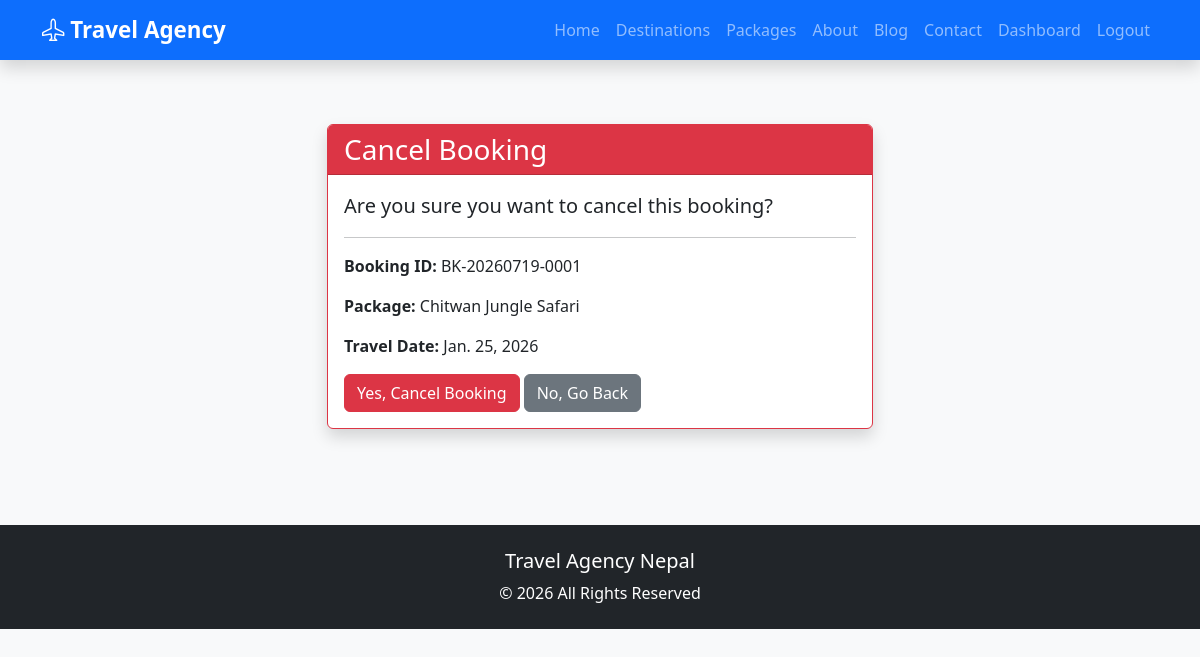
/bookings/cancel/BK-20260719-0001/ (signed in), run on the app's committed database.
### bookings/models.py (models this page shows, shortened)
class Booking(models.Model):
    BOOKING_STATUS = [
        ('Pending', 'Pending'),
        ('Confirmed', 'Confirmed'),
        ('Completed', 'Completed'),
        ('Cancelled', 'Cancelled'),
    ]
    PAYMENT_STATUS = [
        ('Pending', 'Pending'),
        ('Paid', 'Paid'),
        ('Refunded', 'Refunded'),
    ]
    user = models.ForeignKey(
        settings.AUTH_USER_MODEL,
        on_delete=models.CASCADE,
        related_name='bookings'
    )
    package = models.ForeignKey(
        TourPackage,
        on_delete=models.CASCADE,
        related_name='bookings'
    )
    booking_id = models.CharField(
        max_length=20,
        unique=True,
        blank=True
    )
    travel_date = models.DateField()
    travelers = models.PositiveIntegerField(default=1)
    contact_phone = models.CharField(max_length=20)
    emergency_contact = models.CharField(
        max_length=100,
        blank=True
    )
    special_requests = models.TextField(
        blank=True
    )
    total_price = models.DecimalField(
        max_digits=10,
        decimal_places=2,
        editable=False
    )
    booking_status = models.CharField(
        max_length=20,
        choices=BOOKING_STATUS,
        default='Pending'
    )
    payment_status = models.CharField(
        max_length=20,
        choices=PAYMENT_STATUS,
        default='Pending'
    )
    created_at = models.DateTimeField(
        auto_now_add=True
    )
    updated_at = models.DateTimeField(
        auto_now=True
    )
    class Meta:
        ordering = ['-created_at']
        verbose_name = "Booking"
        verbose_name_plural = "Bookings"

### packages/models.py (models this page shows, shortened)
class TourPackage(models.Model):
    DIFFICULTY_CHOICES = [
        ('Easy', 'Easy'),
        ('Moderate', 'Moderate'),
        ('Hard', 'Hard'),
    ]
    PACKAGE_TYPE_CHOICES = [
        ('Adventure', 'Adventure'),
        ('Family', 'Family'),
        ('Honeymoon', 'Honeymoon'),
        ('Luxury', 'Luxury'),
        ('Wildlife', 'Wildlife'),
        ('Cultural', 'Cultural'),
        ('Trekking', 'Trekking'),
    ]
    destination = models.ForeignKey(
        Destination,
        on_delete=models.CASCADE,
        related_name='tour_packages'
    )
    name = models.CharField(max_length=200)
    slug = models.SlugField(
        unique=True,
        blank=True
    )
    package_type = models.CharField(
        max_length=20,
        choices=PACKAGE_TYPE_CHOICES,
        default='Adventure'
    )
    short_description = models.CharField(max_length=255)
    description = models.TextField()
    duration = models.PositiveIntegerField(
        help_text="Duration in days"
    )
    price = models.DecimalField(
        max_digits=10,
        decimal_places=2
    )
    discount_price = models.DecimalField(
        max_digits=10,
        decimal_places=2,
        blank=True,
        null=True
    )
    max_group_size = models.PositiveIntegerField()
    available_slots = models.PositiveIntegerField(default=20)
    difficulty = models.CharField(
        max_length=20,
        choices=DIFFICULTY_CHOICES
    )
    accommodation = models.CharField(max_length=200)
    transportation = models.CharField(max_length=200)
    departure_location = models.CharField(max_length=150)
    meals_included = models.BooleanField(default=True)
    featured_image = models.ImageField(
        upload_to='packages/'
    )
    is_featured = models.BooleanField(default=False)
    is_available = models.BooleanField(default=True)
    created_at = models.DateTimeField(
        auto_now_add=True
    )
    updated_at = models.DateTimeField(
        auto_now=True
    )
    class Meta:
        ordering = ['name']
        verbose_name = "Tour Package"
        verbose_name_plural = "Tour Packages"

### bookings/views.py (the view, shortened to what this page needs)
# urls.py: path("cancel/<str:booking_id>/",views.cancel_booking,name="cancel_booking"),
@login_required
def cancel_booking(request, booking_id):
    booking = get_object_or_404(
        Booking,
        booking_id=booking_id,
        user=request.user
    )
    context = {
        "booking": booking
    }
    return render(
        request,
        "bookings/cancel_booking.html",
        context
    )

### templates/bookings/cancel_booking.html (shortened to what this page needs)
{% extends 'base.html' %}
{% block content %}
<section class="py-5">
    <div class="container">
        <div class="row justify-content-center">
            <div class="col-lg-6">
                <div class="card shadow border-danger">
                    <div class="card-header bg-danger text-white">
                        <h3 class="mb-0">
                            Cancel Booking
                        </h3>
                    </div>
                    <div class="card-body">
                        <p class="fs-5">
                            Are you sure you want to cancel this booking?
                        </p>
                        <hr>
                        <p>
                            <strong>Booking ID:</strong>
                            {{ booking.booking_id }}
                        </p>
                        <p>
                            <strong>Package:</strong>
                            {{ booking.package.name }}
                        </p>
                        <p>
                            <strong>Travel Date:</strong>
                            {{ booking.travel_date }}
                        </p>
                        <form method="POST">
                            <button
                                type="submit"
                                class="btn btn-danger">
                                Yes, Cancel Booking
                            </button>
                            <a href="{% url 'booking_detail' booking.booking_id %}"
                               class="btn btn-secondary">
                                No, Go Back
                            </a>
                        </form>
                    </div>
                </div>
            </div>
        </div>
    </div>
</section>
{% endblock %}

### static/css/style.css (style rules this page uses)
body { background:#f8f9fa; }

### data on the page
Booking: booking_id "BK-20260719-0001", package.name "Chitwan Jungle Safari", travel_date "Jan. 25, 2026"
